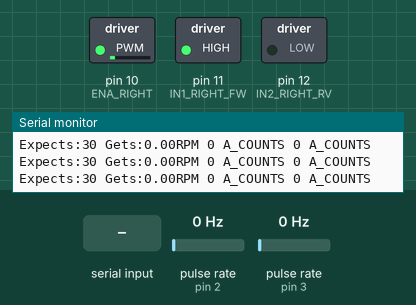
Recording of a sketch running on a simulated Arduino Uno, built with avr-gcc and run on an emulated ATmega328P. On the bench: switched loads named in the sketch (green lamp = pin HIGH), the last lines printed to the serial monitor. Wiring (inferred from the names in the program): 2 × pulse sensor: data pin 2 / data pin 3. The test bench sets the inputs (shaded band); at power-on: pulse rate (sensors on pin 2, pin 3) 0 Hz.

Above: at 1.2 s.
1.3 s: pulse rate (sensor on pin 2) set to 150 Hz
4.3 s: "90,45\n" received over Serial
At 5.93 s:
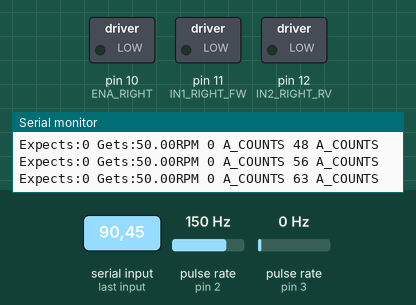
7.3 s: "200\n" received over Serial
At 9.09 s:
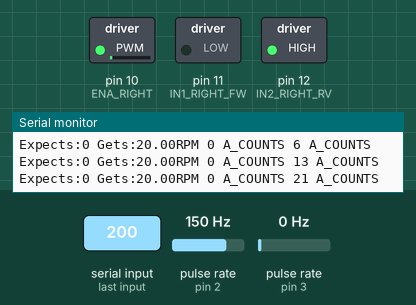
10.3 s: pulse rate (sensor on pin 3) set to 50 Hz
13.3 s: pulse rate (sensor on pin 3) set to 4 Hz
16.3 s: pulse rate (sensor on pin 2) set to 4 Hz
At 16.3 s:
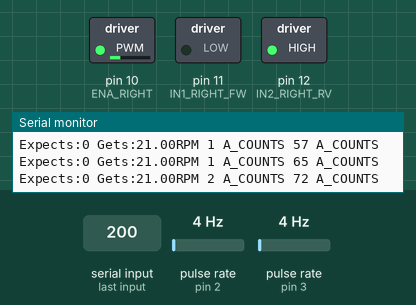
Timing chart, 0 to 19.3 s (numbered marks = the images above; inputs shaded):
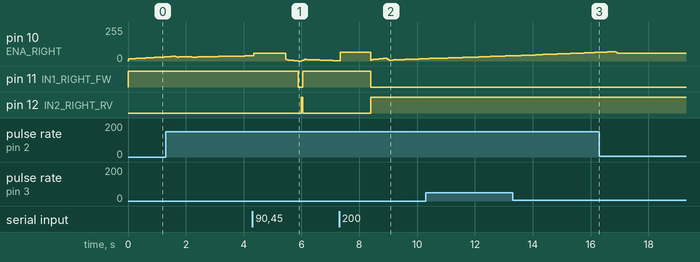

The sketch:

sketch_mar21a.ino
```cpp
#define ENCODER_A_RIGHT 2
#define ENCODER_B_RIGHT 3
#define ENA_RIGHT 10
#define IN1_RIGHT_FW 11
#define IN2_RIGHT_RV 12

//PID
int Motor_Speed=10;
int Expected_speed=30;
float Error=0;
float Prev_Error;
float Kp=0.5;
float Ki=0.02;
float Kd=0.2;
float sum=0;

//motor control
int a=1;
int input = 0;  // Variable to store serial input
volatile long INT_RF = 0;
volatile long INT_RB = 0;
int Dir_R = 0;
double RPM_RIGHT = 0;
unsigned long Previous_Time, Current_Time = 0;  // Use unsigned long for time variables


void setup() {
  Serial.begin(9600);
  Init_Motors();
  Previous_Time = millis();
}

void loop() {
  get_speed_RIGHT();

  Serial.print("Expects:");
  Serial.print(Expected_speed);
  Serial.print(" Gets:");
  Serial.print(RPM_RIGHT);
  Serial.print("RPM ");
  Serial.print(INT_RB);
  Serial.print(" A_COUNTS ");
  Serial.print(INT_RF);
  Serial.println(" A_COUNTS");

if (Serial.available()) {

    input = Serial.parseInt();
    Expected_speed=input;
    Serial.println(Expected_speed);


  }

 PID();
}
```

PID.ino
```cpp
void PID(){
  Error=Expected_speed-RPM_RIGHT;


  float P=Kp*Error;
  sum += Error;
  float I=Ki * sum;
  float D=Kd * (Prev_Error-Error);
  float PID= P + I + D;

  Prev_Error=Error;

  Run_motor_Right(int(PID));

}
```

encoder.ino
```cpp
void readEncoder_RightA() {
  INT_RF++; // Increment encoder count
}
void readEncoder_RightB(){
  INT_RB++;
}
void get_speed_RIGHT() {
  Current_Time = millis();
  if ((Current_Time - Previous_Time) >= 500) {
    // Calculate RPM based on encoder counts

    if(INT_RB>=INT_RF){a=-1;}
    int RPM_RIGHTA = (INT_RF / 464.0) * 60.0 *2.0;
    int RPM_RIGHTB = (INT_RB / 464.0) * 60.0 *2.0;
    RPM_RIGHT=((RPM_RIGHTA +RPM_RIGHTA )/2);
    // Reset encoder counts and update previous time
    INT_RF = 0;
    INT_RB = 0;
    Previous_Time = Current_Time;
  }
}
```

motor_control.ino
```cpp
void Init_Motors() {
  pinMode(ENA_RIGHT, OUTPUT);
  pinMode(IN1_RIGHT_FW, OUTPUT);
  pinMode(IN2_RIGHT_RV, OUTPUT);

  pinMode(ENCODER_A_RIGHT, INPUT_PULLUP);
  pinMode(ENCODER_B_RIGHT, INPUT_PULLUP);


  attachInterrupt(digitalPinToInterrupt(ENCODER_A_RIGHT), readEncoder_RightA, RISING);
  attachInterrupt(digitalPinToInterrupt(ENCODER_B_RIGHT), readEncoder_RightB, RISING);
}

void Run_motor_Right(int pwm) {
  if (pwm >= 255) { pwm = 255; }
  if (pwm <= -255) { pwm = -255; }

  // Determine motor direction
  if (pwm > 0) {
    digitalWrite(IN1_RIGHT_FW, HIGH); // Set IN1 to HIGH for forward
    digitalWrite(IN2_RIGHT_RV, LOW);
  } else if (pwm < 0) {
    digitalWrite(IN1_RIGHT_FW, LOW);
    digitalWrite(IN2_RIGHT_RV, HIGH);
  } else {
    digitalWrite(IN1_RIGHT_FW, LOW);
    digitalWrite(IN2_RIGHT_RV, LOW);
  }

  // Ensure PWM value is positive for analogWrite
  int Absolute_pwm = abs(pwm);
  analogWrite(ENA_RIGHT, Absolute_pwm);
}
```

Measured:
- after the input at 4.3 s, pin 11 (IN1_RIGHT_FW): HIGH → LOW after 1.6 s, → HIGH 0.15 s later; pin 12 (IN2_RIGHT_RV): LOW → HIGH after 1.7 s, → LOW 0.05 s later
- after the input at 7.3 s, pin 11 (IN1_RIGHT_FW): HIGH → LOW after 1.1 s instead of 0.13 s; pin 12 (IN2_RIGHT_RV): LOW → HIGH after 1.1 s instead of 0.38 s
- by itself, pin 10 (ENA_RIGHT): rises from 65/255 to 69/255 in 0.34 s, then falls to 59/255 in 0.72 s
